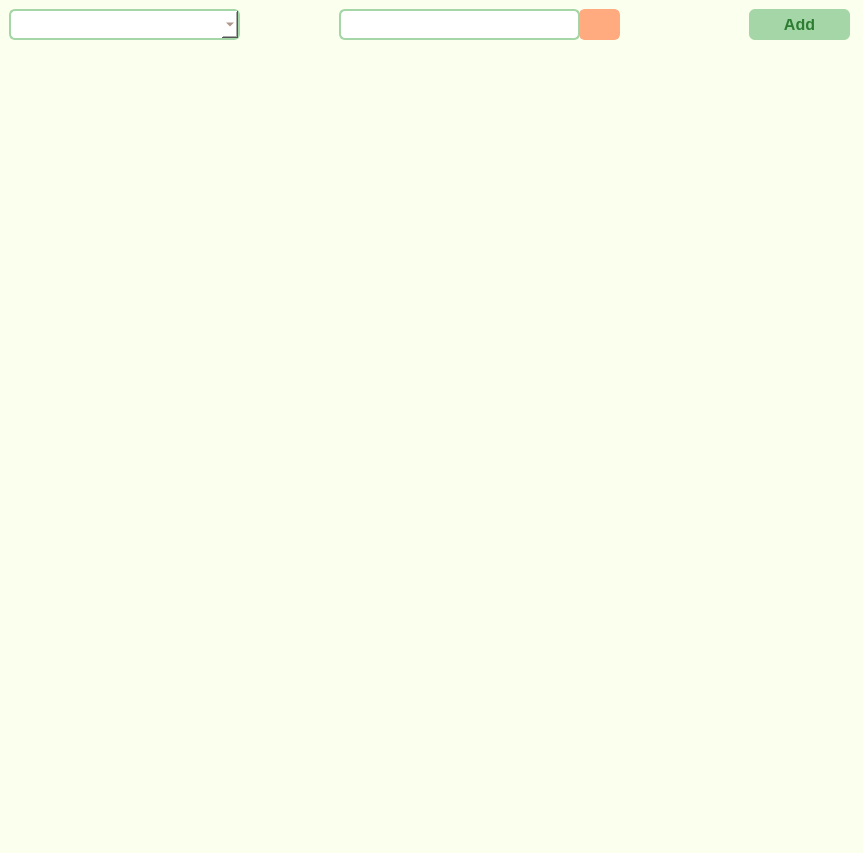
<?xml version="1.0" encoding="UTF-8"?>
<ui version="4.0">
 <class>MainWindow</class>
 <widget class="QMainWindow" name="MainWindow">
  <property name="geometry">
   <rect>
    <x>0</x>
    <y>0</y>
    <width>863</width>
    <height>853</height>
   </rect>
  </property>
  <property name="mouseTracking">
   <bool>true</bool>
  </property>
  <property name="windowTitle">
   <string>MainWindow</string>
  </property>
  <property name="styleSheet">
   <string notr="true">background: rgb(251, 255, 237);</string>
  </property>
  <widget class="QWidget" name="centralwidget">
   <property name="sizePolicy">
    <sizepolicy hsizetype="Preferred" vsizetype="Fixed">
     <horstretch>0</horstretch>
     <verstretch>0</verstretch>
    </sizepolicy>
   </property>
   <property name="minimumSize">
    <size>
     <width>0</width>
     <height>30</height>
    </size>
   </property>
   <layout class="QGridLayout" name="gridLayout">
    <item row="0" column="0">
     <widget class="QWidget" name="widget" native="true">
      <property name="sizePolicy">
       <sizepolicy hsizetype="Preferred" vsizetype="Fixed">
        <horstretch>0</horstretch>
        <verstretch>0</verstretch>
       </sizepolicy>
      </property>
      <property name="minimumSize">
       <size>
        <width>0</width>
        <height>50</height>
       </size>
      </property>
      <widget class="QComboBox" name="filterMain">
       <property name="geometry">
        <rect>
         <x>0</x>
         <y>0</y>
         <width>231</width>
         <height>31</height>
        </rect>
       </property>
       <property name="styleSheet">
        <string notr="true">background: white;
border: 2 solid #A5D6A7 ;
border-radius: 6px;
color: rgb(125, 92, 73);
font-size: 14px;</string>
       </property>
      </widget>
      <widget class="QLineEdit" name="searchMain">
       <property name="geometry">
        <rect>
         <x>330</x>
         <y>0</y>
         <width>241</width>
         <height>31</height>
        </rect>
       </property>
       <property name="styleSheet">
        <string notr="true">background-color: #FFFFFF;
border: 2px solid #A5D6A7;
padding: 5px;
border-radius: 6px;
color: rgb(125, 92, 73);
font-size: 14px;
</string>
       </property>
      </widget>
      <widget class="QPushButton" name="btnSearchMain">
       <property name="geometry">
        <rect>
         <x>570</x>
         <y>0</y>
         <width>41</width>
         <height>31</height>
        </rect>
       </property>
       <property name="styleSheet">
        <string notr="true">border: 2 solid rgb(255, 170, 127);
background: rgb(255, 170, 127);
border-radius: 6px;
color: white;</string>
       </property>
       <property name="text">
        <string/>
       </property>
       <property name="icon">
        <iconset theme="QIcon::ThemeIcon::EditFind"/>
       </property>
      </widget>
      <widget class="QPushButton" name="btnAddMain">
       <property name="geometry">
        <rect>
         <x>740</x>
         <y>0</y>
         <width>101</width>
         <height>31</height>
        </rect>
       </property>
       <property name="mouseTracking">
        <bool>false</bool>
       </property>
       <property name="contextMenuPolicy">
        <enum>Qt::ContextMenuPolicy::ActionsContextMenu</enum>
       </property>
       <property name="styleSheet">
        <string notr="true">background-color: #A5D6A7;
color: #2E7D32;
border: none;
border-radius: 6px;
padding: 10px 20px;
font-size: 16px;
font: 9pt &quot;Century Gothic&quot;;
font-weight: bold;

</string>
       </property>
       <property name="locale">
        <locale language="English" country="Barbados"/>
       </property>
       <property name="text">
        <string>Add</string>
       </property>
      </widget>
     </widget>
    </item>
    <item row="1" column="0">
     <widget class="QScrollArea" name="scrollAreaMain">
      <property name="sizePolicy">
       <sizepolicy hsizetype="Preferred" vsizetype="Preferred">
        <horstretch>0</horstretch>
        <verstretch>0</verstretch>
       </sizepolicy>
      </property>
      <property name="minimumSize">
       <size>
        <width>0</width>
        <height>0</height>
       </size>
      </property>
      <property name="styleSheet">
       <string notr="true">border: none;</string>
      </property>
      <property name="widgetResizable">
       <bool>true</bool>
      </property>
      <widget class="QWidget" name="scrollAreaWidgetContents">
       <property name="sizePolicy">
        <sizepolicy hsizetype="Preferred" vsizetype="Preferred">
         <horstretch>0</horstretch>
         <verstretch>0</verstretch>
        </sizepolicy>
       </property>
       <property name="minimumSize">
        <size>
         <width>0</width>
         <height>0</height>
        </size>
       </property>
       <property name="maximumSize">
        <size>
         <width>16777215</width>
         <height>16777215</height>
        </size>
       </property>
       <property name="mouseTracking">
        <bool>true</bool>
       </property>
       <property name="styleSheet">
        <string notr="true"/>
       </property>
      </widget>
     </widget>
    </item>
   </layout>
   <zorder>scrollAreaMain</zorder>
   <zorder>widget</zorder>
  </widget>
  <widget class="QMenuBar" name="menubar">
   <property name="geometry">
    <rect>
     <x>0</x>
     <y>0</y>
     <width>863</width>
     <height>22</height>
    </rect>
   </property>
  </widget>
  <widget class="QStatusBar" name="statusbar"/>
 </widget>
 <resources/>
 <connections/>
</ui>
